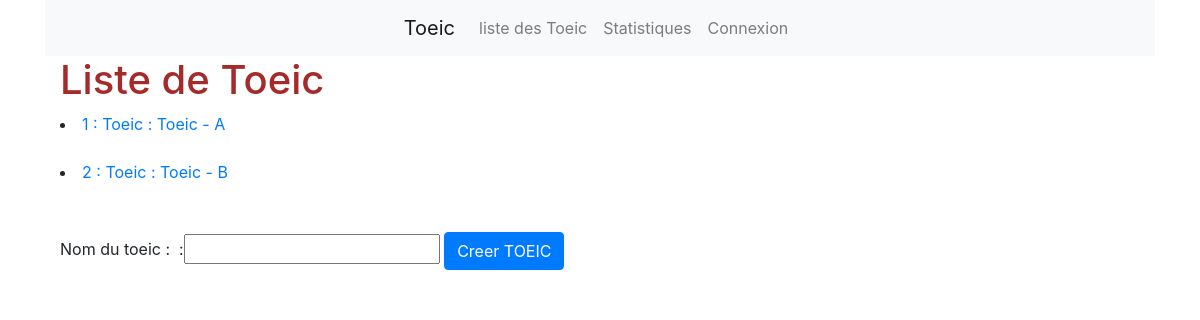
Before: /liste_TOEIC with the older database file.
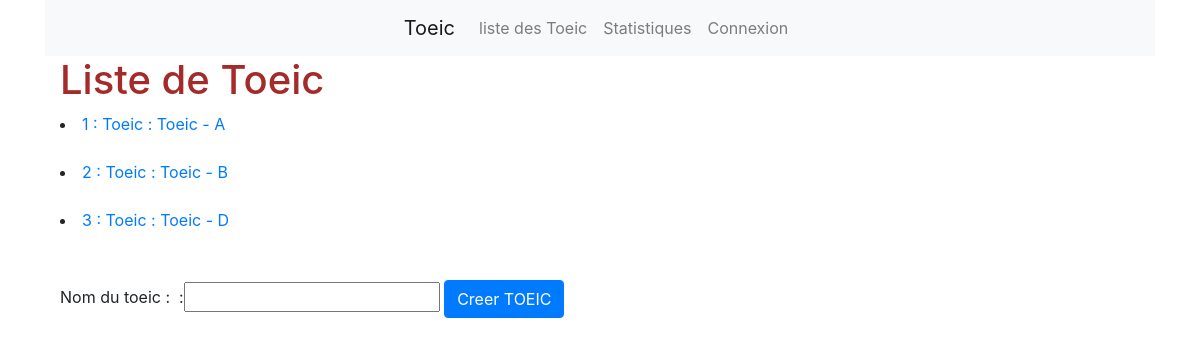
After: the same page with the newer database file.
### site_web/models.py (models this page shows)
class TOEIC(models.Model):
    lib_TOEIC=models.CharField(max_length=20)
    def __str__(self):
        return "Toeic : " +self.lib_TOEIC

### site_web/views.py (the view, shortened to what this page needs)
# urls.py: path('liste_TOEIC', views.liste_TOEIC, name="liste_TOEIC"),
def liste_TOEIC(request):
    listToeic =  ( Question.objects.all().values('id_TOEIC').distinct() )
    toeic = TOEIC.objects.filter(id__in=listToeic)
    toeicEnCours = TOEICEnCours.objects.all()
    maintenant=datetime.now()
    list_idToeicEnCours = []
    for t in toeic :
        for tEc in toeicEnCours :
            if(t.id==tEc.id_TOEIC.id and t.id not in list_idToeicEnCours):
                date_debut = (tEc.date_Debut)
                finSession = date_debut + timedelta(hours=2)
                if(estPlusGrandDate(date_debut,maintenant)  ) :
                    if estPlusGrandDate(maintenant,finSession):
                        list_idToeicEnCours.append(t.id)
    if request.method == 'GET': #Pour récupérer la page
        test = NomToeicForm(None)
        context ={
            "titre":"Liste de Toeic",
            "liste":toeic,
            "test" : test
        }
        context['list_idToeicEnCours']=list_idToeicEnCours
        context['toeicEnCours']=toeicEnCours
        return render(request,"listeToeic.html",context)

### site_web/forms.py
class NomToeicForm(forms.Form):
    nom = forms.CharField(label='Nom du toeic : ', required=True,widget=forms.TextInput(attrs={'required': "required"}), max_length=100 )

### site_web/functions.py (called while the page is built)
def estPlusGrandDate(date1,date2):
    return date1.replace(tzinfo=None)<date2.replace(tzinfo=None)

### templates/listeToeic.html (shortened to what this page needs)
{% extends 'base.html' %}
{% block content %}
<h1>{{ titre }}</h1>
{% for obj in liste %}
{% if user.is_superuser %}
<li>{{obj.id}}  : {{obj}}</li>
    {% if obj.id not in list_idToeicEnCours %}
    <form method='post'>
        {% csrf_token %}
        <button class="btn btn-primary" type="submit" name="toeic" value={{obj.id}} >Lancer TOEIC </button>
    </form>
    {% else %}
    {% for tec in toeicEnCours %}
        {% if tec.id == obj.id %}
        <script>
            /**
            var heureD = "{{tec.date_Debut.hour}}";
            var minuteD = "{{tec.date_Debut.minute}}";
            var secondeD = "{{tec.date_Debut.second}}";
            dateDebut = new Date();
            dateDebut.setHours(heureD);
            dateDebut.setMinutes(minuteD);
            dateDebut.setSeconds(secondeD);
            // Set the date we're counting down to
            let countDownDate = dateDebut;
            countDownDate.setHours(countDownDate.getHours() +2 );
            var now = new Date().getTime();
            /**if (countDownDate - now < 0) {
                location.href="/home";
              }
            // Update the count down every 1 second
            var x = setInterval(function() {
              // Get today's date and time
              var now = new Date().getTime();
              // Find the distance between now and the count down date
              var distance = countDownDate - now;
              // Time calculations for days, hours, minutes and seconds
              var hours = Math.floor((distance % (1000 * 60 * 60 * 24)) / (1000 * 60 * 60));
              var minutes = Math.floor((distance % (1000 * 60 * 60)) / (1000 * 60));
              var seconds = Math.floor((distance % (1000 * 60)) / 1000);
              var chrono = hours + "h " + minutes + "m " + seconds + "s ";
              // Output the result in an element with id="demo"
              document.getElementById("{{obj.id}}").innerHTML = chrono;
              // If the count down is over, write some text
              if (distance < 0) {
                clearInterval(x);
                document.getElementById("{{obj.id}}").innerHTML = "EXPIRED";
                document.getElementById("valider").click();
                document.write(distance)
              }
            }, 1000);*/
        </script>
        <p id="{{obj.id}}"></p>
        {% endif %}
    {% endfor %}
    {% endif %}
{% else %}
<li><a href="{% url 'repondTOEIC' obj.id %}">{{obj.id}}  : {{obj}} </a></li>
{% endif %}
 <br/>
 {% endfor %}
<br/>
<div id="listeTOEIC">
    <div class="form-group">
        <form method='post'>
    {{ test }}
    <input class="btn btn-primary" type="submit" value='Creer TOEIC' >
</form>
</div>
{% endblock %}

Changed rows visible on the page:
added TOEIC: id "3", lib_TOEIC "Toeic : Toeic - D"
